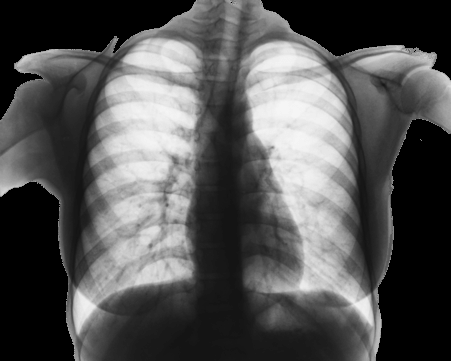
#> input picture Assignment-3/images/xray.png, 451 x 361 px
$ python Assignment-3.py
#> lines starting #> are read from the running program, lines starting #| are printed output that depends on the picture; after the words box and inside, x2 and y2 are one past the last pixel; in counts of white or black regions, pixels touching at a corner belong together
"""
Name: Prerna Kandpal
Roll No: 2301010251
Course: Image Processing & Computer Vision
Unit: Unit 1
Assignment Title: Medical Image Compression & Segmentation System
"""

import cv2
import numpy as np
import os

print("🩺 Medical Image Compression & Segmentation System Started")

# ------------------ CREATE OUTPUT FOLDERS ------------------
folders = [
    "outputs/original",
    "outputs/segmented",
    "outputs/morphology",
    "outputs/compression"
]

for folder in folders:
    os.makedirs(folder, exist_ok=True)


# ------------------ TASK 1: RLE COMPRESSION ------------------
def rle_encode(image):
    pixels = image.flatten()
    encoding = []

    prev_pixel = pixels[0]
    count = 1

    for pixel in pixels[1:]:
        if pixel == prev_pixel:
            count += 1
        else:
            encoding.append((int(prev_pixel), count))
            prev_pixel = pixel
            count = 1

    encoding.append((int(prev_pixel), count))
    return encoding


def compression_stats(original, encoded):
    original_size = original.size
    compressed_size = len(encoded) * 2  # storing (value, count)

    ratio = original_size / compressed_size
    savings = (1 - (compressed_size / original_size)) * 100

    return ratio, savings


# ------------------ TASK 2: SEGMENTATION ------------------
def global_threshold(image, thresh=127):
    _, result = cv2.threshold(image, thresh, 255, cv2.THRESH_BINARY)
    return result


def otsu_threshold(image):
    print("🧠 Using Otsu's method for automatic threshold detection")
    _, result = cv2.threshold(image, 0, 255, cv2.THRESH_BINARY + cv2.THRESH_OTSU)
    return result


# ------------------ TASK 3: MORPHOLOGY ------------------
def apply_morphology(image):
    kernel = np.ones((3, 3), np.uint8)

    dilation = cv2.dilate(image, kernel, iterations=1)
    erosion = cv2.erode(image, kernel, iterations=1)

    return dilation, erosion


# ------------------ MAIN PROCESS FUNCTION ------------------
def process_image(path, name):
    print(f"\n📊 Processing Image: {name}")

    image = cv2.imread(path, cv2.IMREAD_GRAYSCALE)

    if image is None:
        print(f"❌ Error: Could not load {path}")
        return

    # Save original
    cv2.imwrite(f"outputs/original/{name}.png", image)

    # ---------- TASK 1: COMPRESSION ----------
    encoded = rle_encode(image)
    ratio, savings = compression_stats(image, encoded)

    print(f"📦 Compression Ratio: {ratio:.2f}")
    print(f"💾 Storage Savings: {savings:.2f}%")

    # Save RLE data
    with open(f"outputs/compression/{name}_rle.txt", "w") as f:
        f.write(str(encoded))

    # ---------- TASK 2: SEGMENTATION ----------
    global_seg = global_threshold(image)
    otsu_seg = otsu_threshold(image)

    cv2.imwrite(f"outputs/segmented/{name}_global.png", global_seg)
    cv2.imwrite(f"outputs/segmented/{name}_otsu.png", otsu_seg)

    # ---------- TASK 3: MORPHOLOGY ----------
    dil, ero = apply_morphology(otsu_seg)

    cv2.imwrite(f"outputs/morphology/{name}_dilation.png", dil)
    cv2.imwrite(f"outputs/morphology/{name}_erosion.png", ero)

    print("✅ Processing Completed Successfully!")


# ------------------ MAIN DRIVER ------------------
if __name__ == "__main__":
    print("\n📂 Make sure you have an 'images' folder with medical images")

    images = [
        ("images/xray.png", "xray"),
        ("images/mri.png", "mri"),
        ("images/ct.png", "ct")
    ]

    for path, name in images:
        process_image(path, name)
#> in process_image, image is the input picture: shape (361, 451); min 0, max 245, mean 84.3
#> in rle_encode, `prev_pixel = pixels[0]`: prev_pixel = 0
#> after the loop in rle_encode, `for pixel in pixels[1:]:`: encoding = 83438 items
#> in process_image, `encoded = rle_encode(image)`: encoded = 83439 items
#> in compression_stats, `compressed_size = len(encoded) * 2`: compressed_size = 166878
#> in compression_stats, `ratio = original_size / compressed_size`: ratio = 0.976
#> in compression_stats, `savings = (1 - (compressed_size / original_size)) * 100`: savings = -2.5
#> in process_image, `ratio, savings = compression_stats(image, encoded)`: ratio = 0.976; savings = -2.5
#| 📦 Compression Ratio: 0.98
#| 💾 Storage Savings: -2.50%
#> in global_threshold, `_, result = cv2.threshold(image, thresh, 255, cv2.THRESH_BINARY)`:
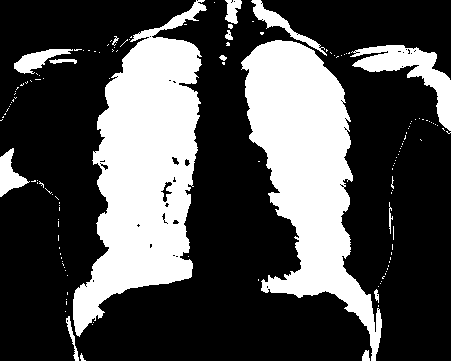
#> result: shape (361, 451); 30.6% white; 140 white regions (123 under 20 px), largest, box (x1, y1, x2, y2) and area: (73, 0, 207, 337) 23487, (241, 40, 382, 361) 20430, (350, 45, 451, 131) 2687
#> in otsu_threshold, `_, result = cv2.threshold(image, 0, 255, cv2.THRESH_BINARY + cv2.THRES..`:
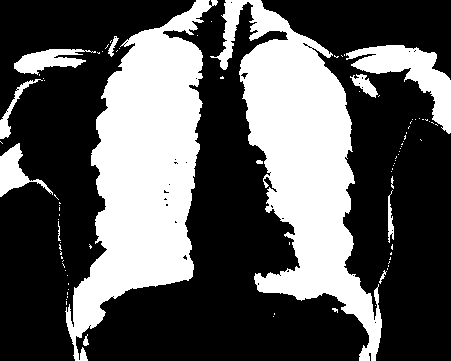
#> result: shape (361, 451); 35.1% white; 89 white regions (75 under 20 px), largest, box (x1, y1, x2, y2) and area: (65, 0, 218, 361) 25893, (210, 0, 382, 361) 24527, (346, 45, 451, 134) 3273
#> in apply_morphology, `dilation = cv2.dilate(image, kernel, iterations=1)`:
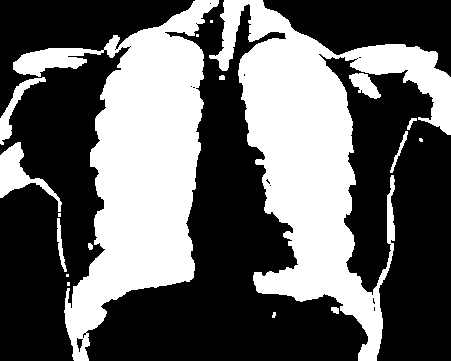
#> dilation: shape (361, 451); 38.9% white; 18 white regions (7 under 20 px), largest, box (x1, y1, x2, y2) and area: (209, 0, 451, 361) 31013, (13, 0, 219, 361) 29267, (0, 142, 62, 212) 1314
#> in apply_morphology, `erosion = cv2.erode(image, kernel, iterations=1)`:
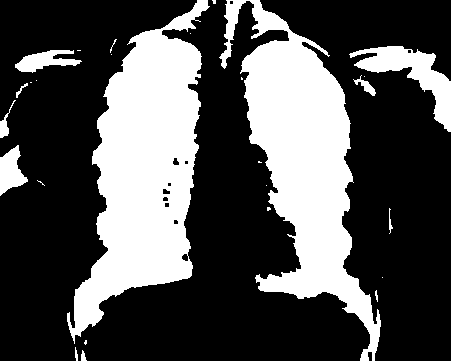
#> erosion: shape (361, 451); 31.6% white; 27 white regions (14 under 20 px), largest, box (x1, y1, x2, y2) and area: (67, 0, 210, 344) 24129, (219, 0, 381, 361) 22411, (349, 46, 451, 132) 2784
#> pass 3 of the loop `for path, name in images:`:
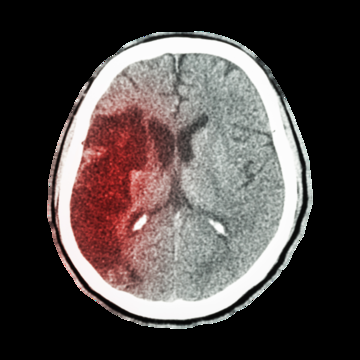
#> input picture Assignment-3/images/ct.png, 360 x 360 px
#> image: shape (360, 360)
#> encoded = 51884 items
#> in process_image (call 3), `ratio, savings = compression_stats(image, encoded)`: ratio = 1.25; savings = 19.93
#| 📦 Compression Ratio: 1.25
#| 💾 Storage Savings: 19.93%
#> in global_threshold (call 2), `_, result = cv2.threshold(image, thresh, 255, cv2.THRESH_BINARY)`:
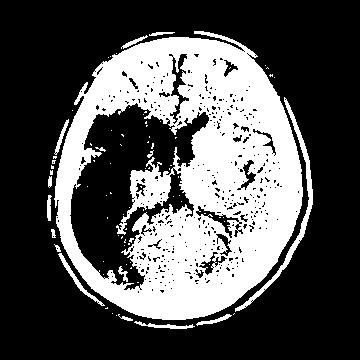
#> result: shape (360, 360); 32.8% white; 83 white regions (67 under 20 px), largest, box (x1, y1, x2, y2) and area: (54, 31, 303, 320) 40052, (235, 97, 313, 312) 1116, (58, 253, 105, 306) 265
#> dilation: shape (360, 360); 44.2% white; 26 white regions (19 under 20 px), largest, box (x1, y1, x2, y2) and area: (46, 30, 314, 330) 56949, (89, 193, 95, 200) 27, (130, 142, 137, 147) 25
#> in apply_morphology (call 2), `erosion = cv2.erode(image, kernel, iterations=1)`:
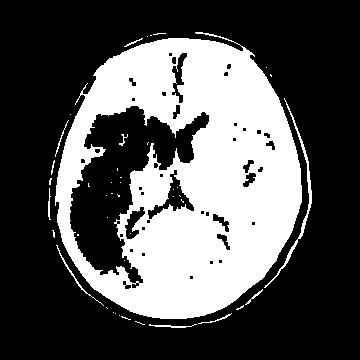
#> erosion: shape (360, 360); 33.4% white; 44 white regions (33 under 20 px), largest, box (x1, y1, x2, y2) and area: (55, 32, 302, 319) 42240, (264, 98, 312, 288) 502, (56, 245, 104, 306) 114

    print("\n🎉 All Images Processed Successfully!")
